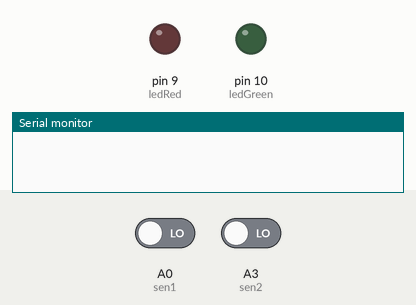
Recording of a sketch running on a simulated Arduino Uno, built with avr-gcc and run on an emulated ATmega328P. Shown: output pins drawn as LEDs (lit = HIGH), the last lines printed to the serial monitor. Inputs (shaded band) come from the test bench; at power-on: A0 (sen1) LOW, A3 (sen2) LOW.

Above: at 1.2 s.
1.3 s: A0 (sen1) driven HIGH
At 2.6 s:
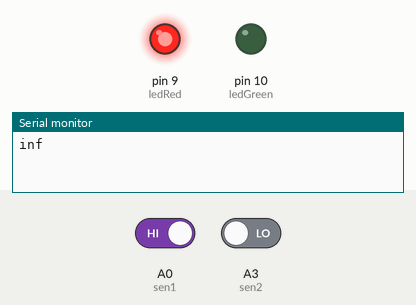
Timing chart, 0 to 4.8 s (numbered marks = the images above; inputs shaded):
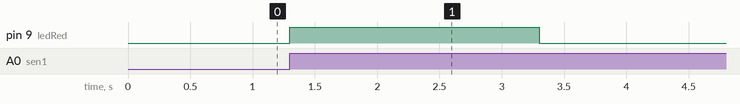

The sketch:

hastily.ino
```cpp
int sen1=A0;
int sen2=A3;
int ledRed=9;
int ledGreen=10;
unsigned long t1=0;
unsigned long t2=0;
float velocity;
float limit = 20.0;
void setup()
{
  Serial.begin(9600);
  pinMode(sen1,INPUT);
  pinMode(sen2,INPUT);
  pinMode(ledRed,OUTPUT);
  pinMode(ledGreen,OUTPUT);
}
  void loop()
  {
    while(digitalRead(sen1));
    while(digitalRead(sen1)==0);
    t1=millis();
    while(digitalRead(sen2));
    t2=millis();
    velocity=t2-t1;
    velocity=velocity/1000;//convert millisecond to second
    velocity=(5.0/velocity);//v=d/t
    velocity=velocity*3600;//multiply by seconds per hr
    velocity=velocity/1000;//division by meters per Km
    Serial.println(velocity);
    if(velocity > limit)
    {
      digitalWrite(ledRed,HIGH);
      delay(2000);
      digitalWrite(ledRed,LOW);
      }
      else
      {
        digitalWrite(ledGreen,HIGH);
        delay(2000);
        digitalWrite(ledGreen,LOW);
      }
  }
```

Measured:
- after the input at 1.3 s, pin 9 (ledRed): LOW → HIGH at once, → LOW 2.0 s later
